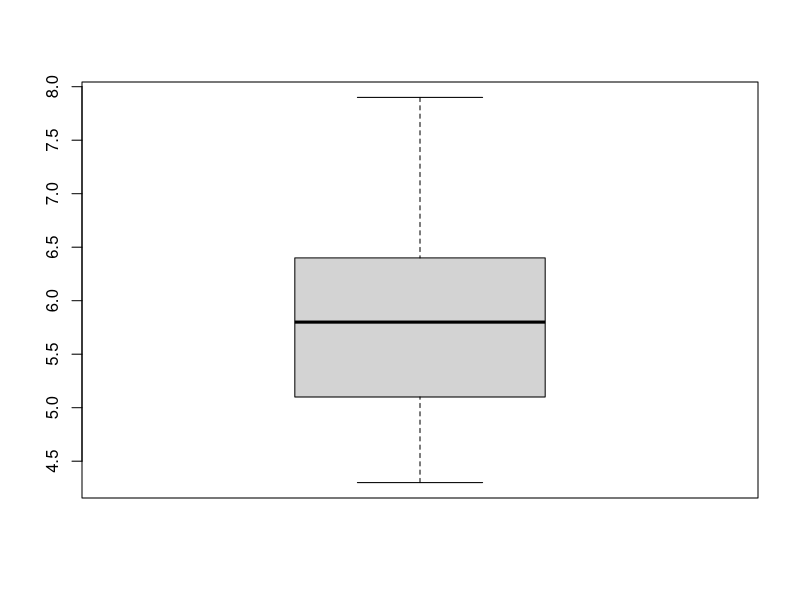
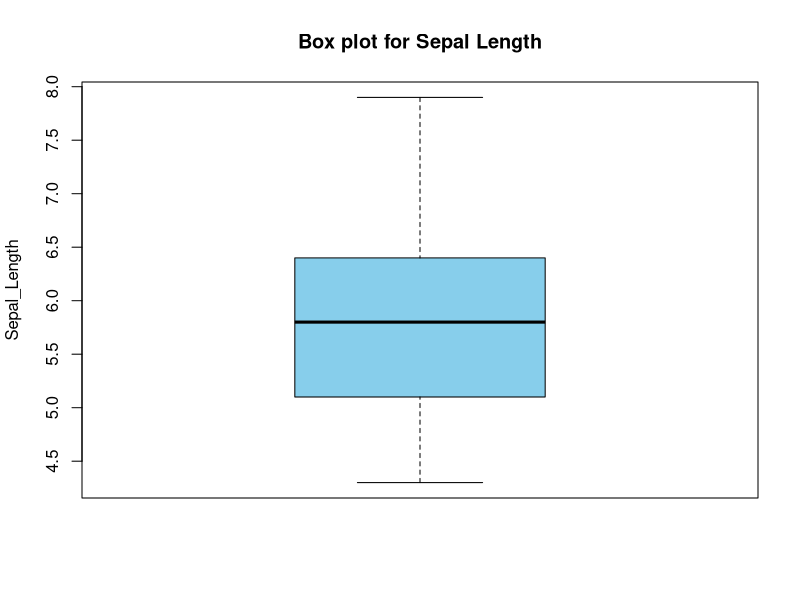
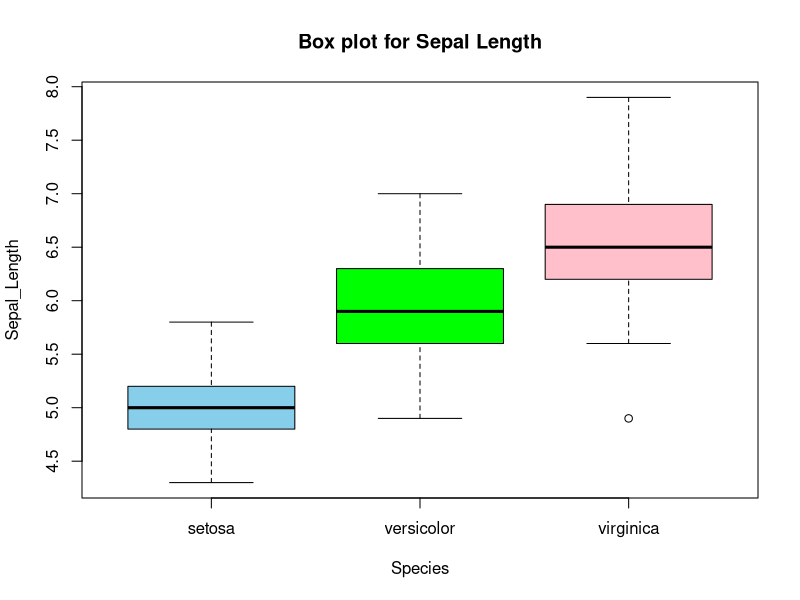
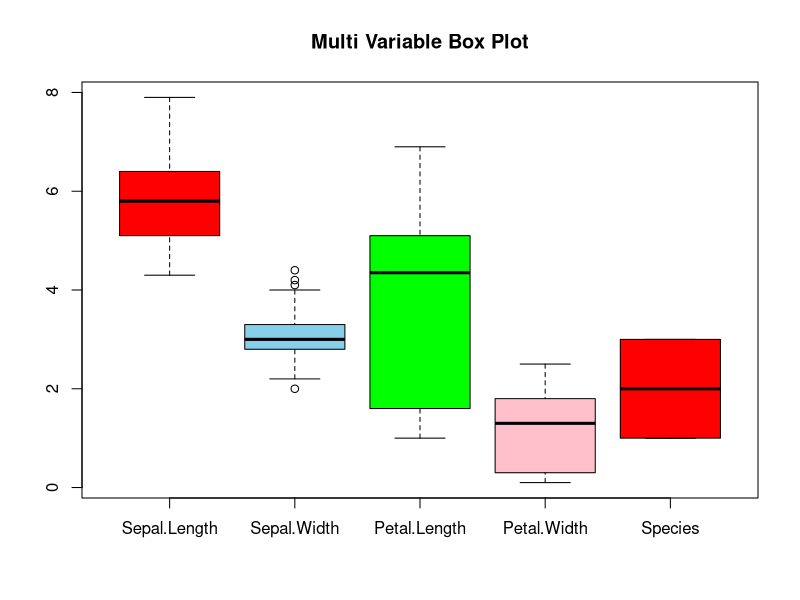

Write the R code that produced these figures, in order.
data(iris)
str(iris)
View(iris)
class(iris)
?iris
boxplot(iris$Sepal.Length)

boxplot(iris$Sepal.Length,
        main = "Box plot for Sepal Length",
        ylab = "Sepal_Length",
        col = 'skyblue')

boxplot(Sepal.Length ~ Species,
        data = iris,
        main = "Box plot for Sepal Length",
        ylab = "Sepal_Length",
        xlab = "Species",
        col = c('skyblue', 'green' , 'pink'))

boxplot(iris,
        main = "Multi Variable Box Plot",
        col = c("red", 'skyblue', 'green' , 'pink'))
